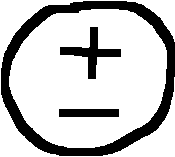
#> input picture components/voltagesource.png, 175 x 157 px
$ jupyter execute --allow-errors 'CS 347.ipynb'   (shell and % lines are left out)   (older library calls are emulated)
#> lines starting #> are read from the running program, lines starting #| are printed output that depends on the picture; after the words box and inside, x2 and y2 are one past the last pixel; in counts of white or black regions, pixels touching at a corner belong together
[cell 1]
# Setup
from __future__ import print_function
import numpy as np
import matplotlib.pyplot as plt
import matplotlib.image as mpimg
from time import time
from skimage import io
from skimage import filters
from skimage.feature import corner_peaks
from skimage.io import imread
from skimage.transform import rescale, resize, downscale_local_mean

plt.rcParams['figure.figsize'] = (15.0, 12.0)
plt.rcParams['image.interpolation'] = 'nearest'
plt.rcParams['image.cmap'] = 'gray'

[cell 2]
from cs347 import get_hog, plot_hog

#> (a cell that did not finish here is left out)

[cell 4]
# Compute hog representation of voltage source
image_voltagesource = imread('components/voltagesource.png', as_grey=True)
#> image_voltagesource: shape (157, 175) float64; values 0 (black) and 1 (white), 76.9% white; 3 black regions, box (x1, y1, x2, y2) and area: (1, 1, 175, 156) 5010, (60, 27, 121, 79) 865, (59, 109, 119, 117) 480
image_voltagesource = rescale(image_voltagesource, 0.6)
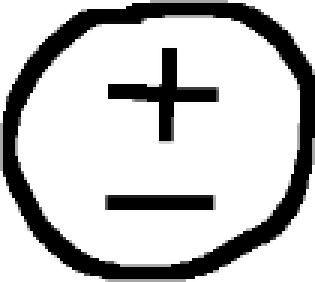
#> image_voltagesource: shape (94, 105) float64 (shown 3 times larger); min 0, max 1, mean 0.768

#> (the rest of this cell did not finish here and is left out)

#> (a cell that did not finish here is left out)

[cell 6]
from cs347 import pyramid_score, plot_prediction_pyramid, pyramid_find_objects

image = io.imread("circuit1.png", as_grey=True)
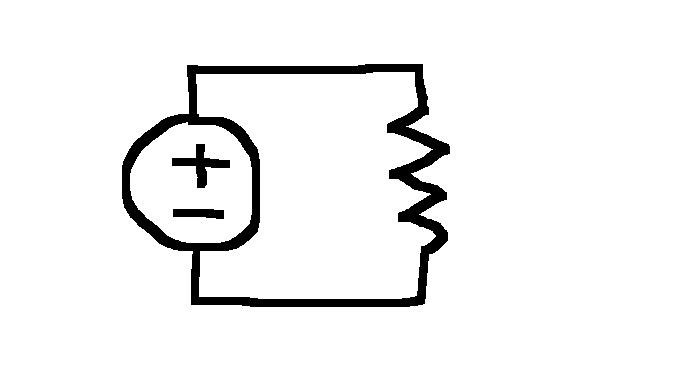
#> input picture circuit1.png, 683 x 384 px
#> image: shape (384, 683) float64; values 0 (black) and 1 (white), 94.7% white; 3 black regions, box (x1, y1, x2, y2) and area: (122, 64, 450, 307) 12652, (172, 144, 230, 188) 811, (173, 209, 224, 219) 424

[cell 7]
# Search for voltage source
(winH, winW) = image_voltagesource.shape
#> winH = 94; winW = 105
#> (the rest of this cell did not finish here and is left out)
